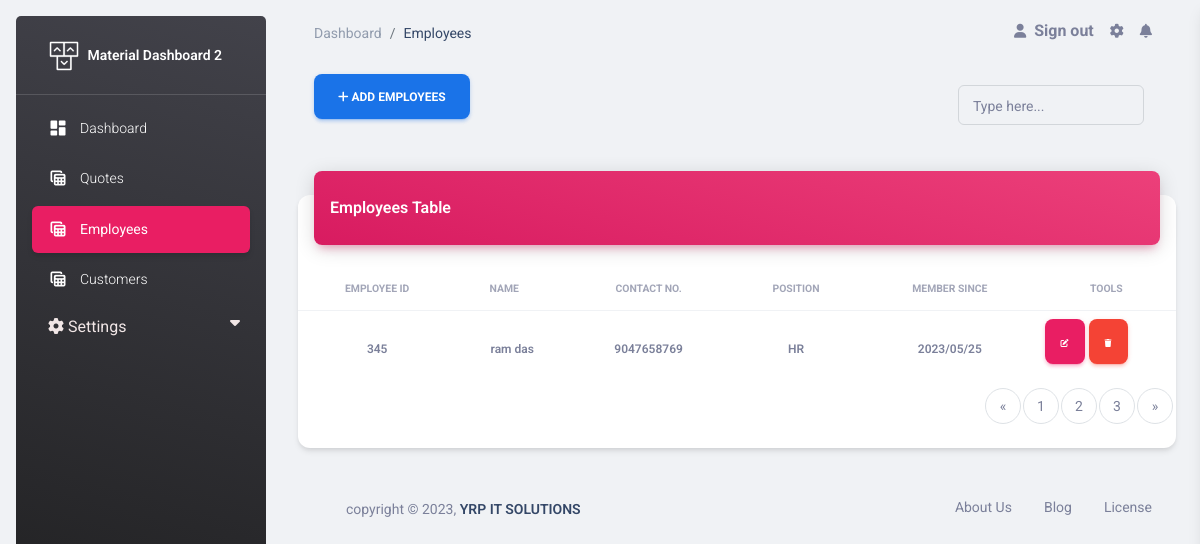
The page /pages/employees.php on the database as committed earlier.
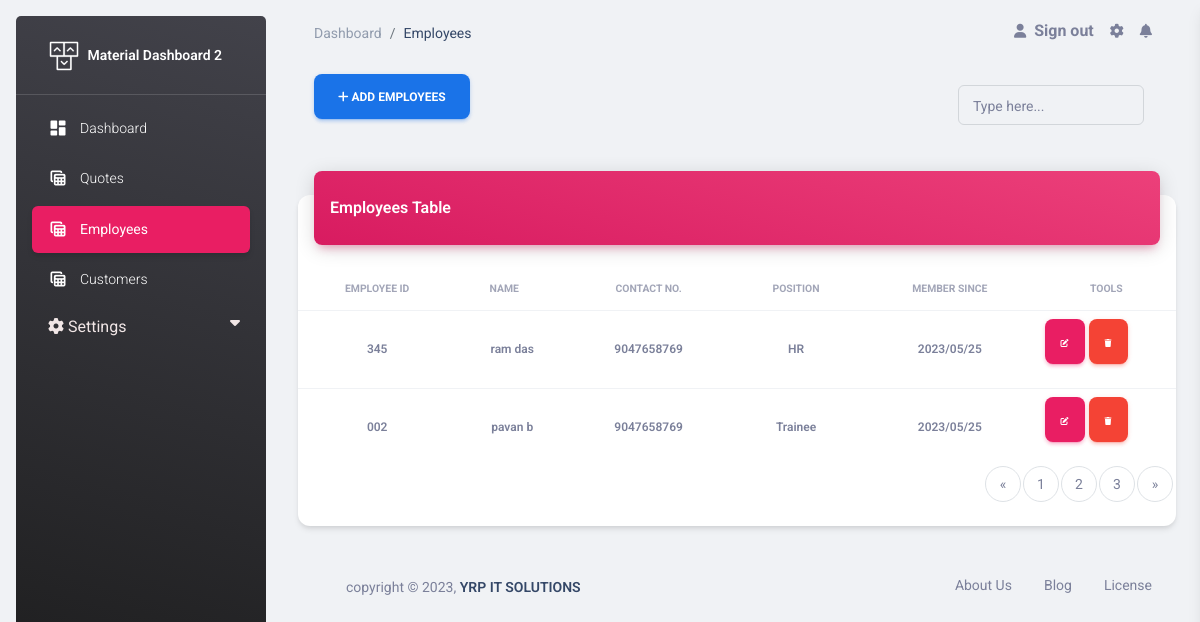
The same page on the database as committed later.
### tables this page shows
CREATE TABLE `employees` (
  `id` int(11) NOT NULL,
  `email` varchar(50) NOT NULL,
  `fname` varchar(50) NOT NULL,
  `lname` varchar(50) NOT NULL,
  `contact` varchar(50) NOT NULL,
  `gender` varchar(50) NOT NULL,
  `position` varchar(50) NOT NULL,
  `gross` varchar(50) NOT NULL
);

### pages/employees.php (the view, shortened to what the changed rows need)
<?php
include "connection.php";
?>
<!DOCTYPE html>
<html lang="en">
<head>
  <link rel="stylesheet" type="text/css"
    href="  https://cdnjs.cloudflare.com/ajax/libs/font-awesome/6.4.0/css/all.min.css" />
  <link href="../assets/css/nucleo-icons.css" rel="stylesheet" />
  <link href="../assets/css/nucleo-svg.css" rel="stylesheet" />
  <link id="pagestyle" href="../assets/css/material-dashboard.css?v=3.0.0" rel="stylesheet" />
  <link rel="stylesheet" href="./css/style.css">
  <link rel="stylesheet" href="./css/employee.css">
  <link rel="stylesheet" href="https://cdnjs.cloudflare.com/ajax/libs/font-awesome/6.4.0/css/all.min.css">
</head>
<body class="g-sidenav-show  bg-gray-200">
        <link rel="stylesheet" href="./css/sidebar.css">
  <main class="main-content position-relative max-height-vh-100 h-100 border-radius-lg ">
    <div class="container-fluid py-4">
      <div class="row">
        <div class="col-12">
          <div class="card my-4">
            <div class="card-body px-0 pb-2">
              <div class="table-responsive p-0">
                <table class="table align-items-center mb-0">
                  <thead>
                    <tr>
                      <th class=" text-center text-uppercase text-secondary text-xxs font-weight-bolder opacity-7">
                        Employee Id
                      </th>
                      <th class="text-center text-uppercase text-secondary text-xxs font-weight-bolder opacity-7 ps-2">
                        Name</th>
                      <th class="text-center text-uppercase text-secondary text-xxs font-weight-bolder opacity-7">
                        Contact No.</th>
                      <th class="text-center text-uppercase text-secondary text-xxs font-weight-bolder opacity-7">
                        Position
                      </th>
                      <th class="text-center text-uppercase text-secondary text-xxs font-weight-bolder opacity-7">Member
                        Since
                      </th>
                      <th class="text-center text-uppercase text-secondary text-xxs font-weight-bolder opacity-7">
                        Tools</th>
                    </tr>
                  </thead>
                  <tbody>
                    <?php
                    $sql = "SELECT * FROM `employees`";
                    $result = mysqli_query($con, $sql);
                    if ($result) {
                      while ($row = mysqli_fetch_assoc($result)) {
                        $id = $row['id'];
                        $empid = $row['email'];
                        $fname = $row['fname'];
                        $lname = $row['lname'];
                        $contact = $row['contact'];
                        $gender = $row['gender'];
                        $position = $row['position'];
                        $gross = $row['gross'];
                        echo '<tr class="table-hover" id="myTable">
                            <td class="align-middle text-center text-sm">
                              <p class="text-xs font-weight-bold mb-0">' . $empid . '</p>
                            </td>
                            <td class="align-middle text-center text-sm">
                              <p class="text-xs font-weight-bold mb-0">' . $fname . '  ' . $lname . '</p>
                            </td>
                            <td class="align-middle text-center text-sm">
                              <p class="text-xs font-weight-bold mb-0">' . $contact . '</p>
                            </td>
                            <td class="align-middle text-center">
                              <p class="text-xs font-weight-bold mb-0">' . $position . '</p>
                            </td>
                            <td class="align-middle text-center">
                              <p class="text-xs font-weight-bold mb-0">' . date("Y/m/d") . '</p>
                            </td>
                            <td>
                              <div class="btn-holder">
                               <a> <button type="button" name='.$id.'  class="btn btn-primary btn-sm" data-bs-toggle="modal" data-bs-target="#editModal'.$id.'" onclick="update(' . $id . ')">
                                  <i class="fa-solid fa-pen-to-square"></i>
                                </button>
                                </a>
                                <div class="modal fade" id="editModal'.$id.'" tabindex="-1" aria-labelledby="editModalLabel" aria-hidden="true">
                                              <input type="text" id="FullName" name="email" value='.$empid.' class="ibox">
                                              <input type="text" id="FullName" name="fname" value='.$fname.' class="ibox">
                                              <input type="text" id="FullName"  value='.$lname.' name="lname" class="ibox">
                                              <input type="number" id="FullName" value='.$contact.' name="contact" class="ibox">
                                              <select name="gender" value='.  $gender .' id="gender">
                                              </select>
                                              <select  name="position" value='.$position.' id="position">
                                              </select>
                                              <input type="number" value='. $gross.' name="gross" id="FullName" class="ibox">
                                </div>
                               <a href="deleteemployee.php?deleteid=' . $id . '"> <button type="button" class="btn btn-danger btn-sm btn-m2"><i
                                    class="fa-solid fa-trash"></i></button></a>
                              </div>
                            </td>
                          </tr>
                          ';
                      }
                    }
                    ?>
                  </tbody>
                </table>
              </div>
            </div>
          </div>
        </div>
      </div>
    </div>
  </main>
</body>
</html>

Rows that differ between the two databases and show on the page:
added employees: email "002", fname "pavan", lname "b", contact "9047658769", position "Trainee"
